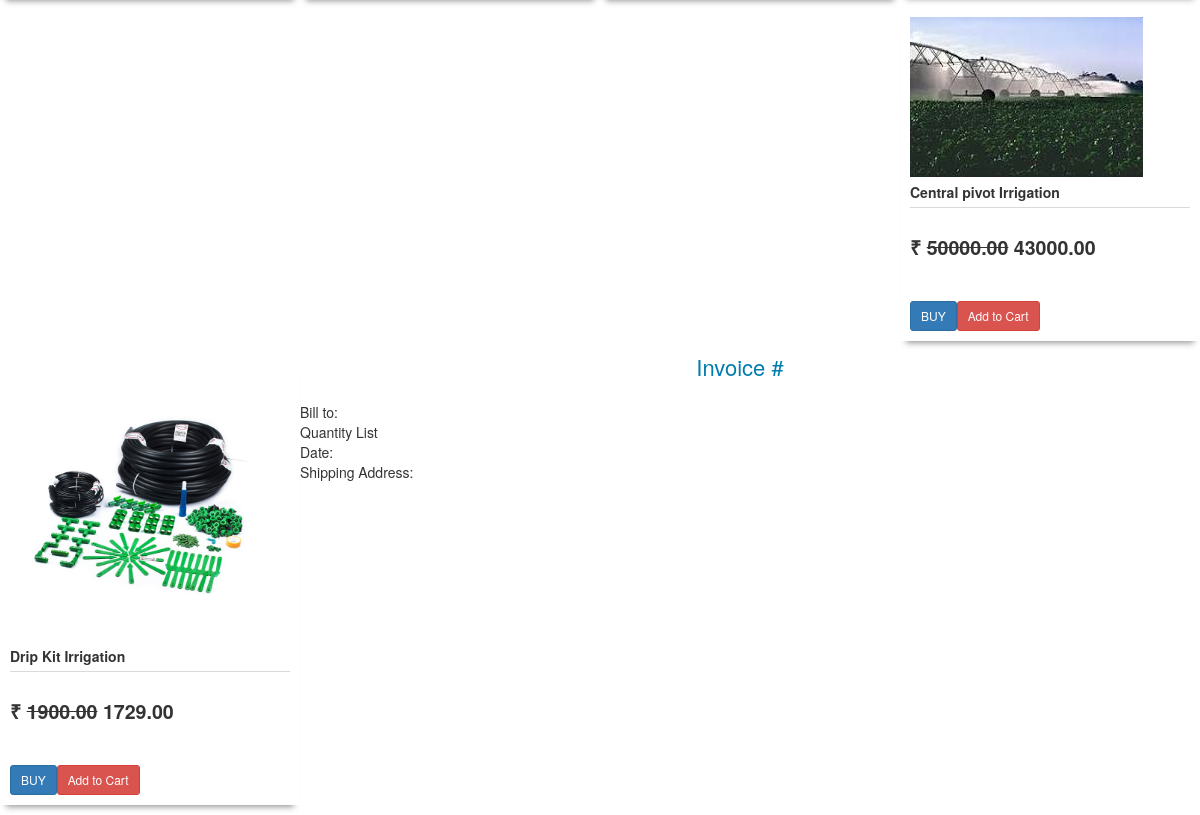
/products/ (lower part), run on an earlier commit of the app's database.
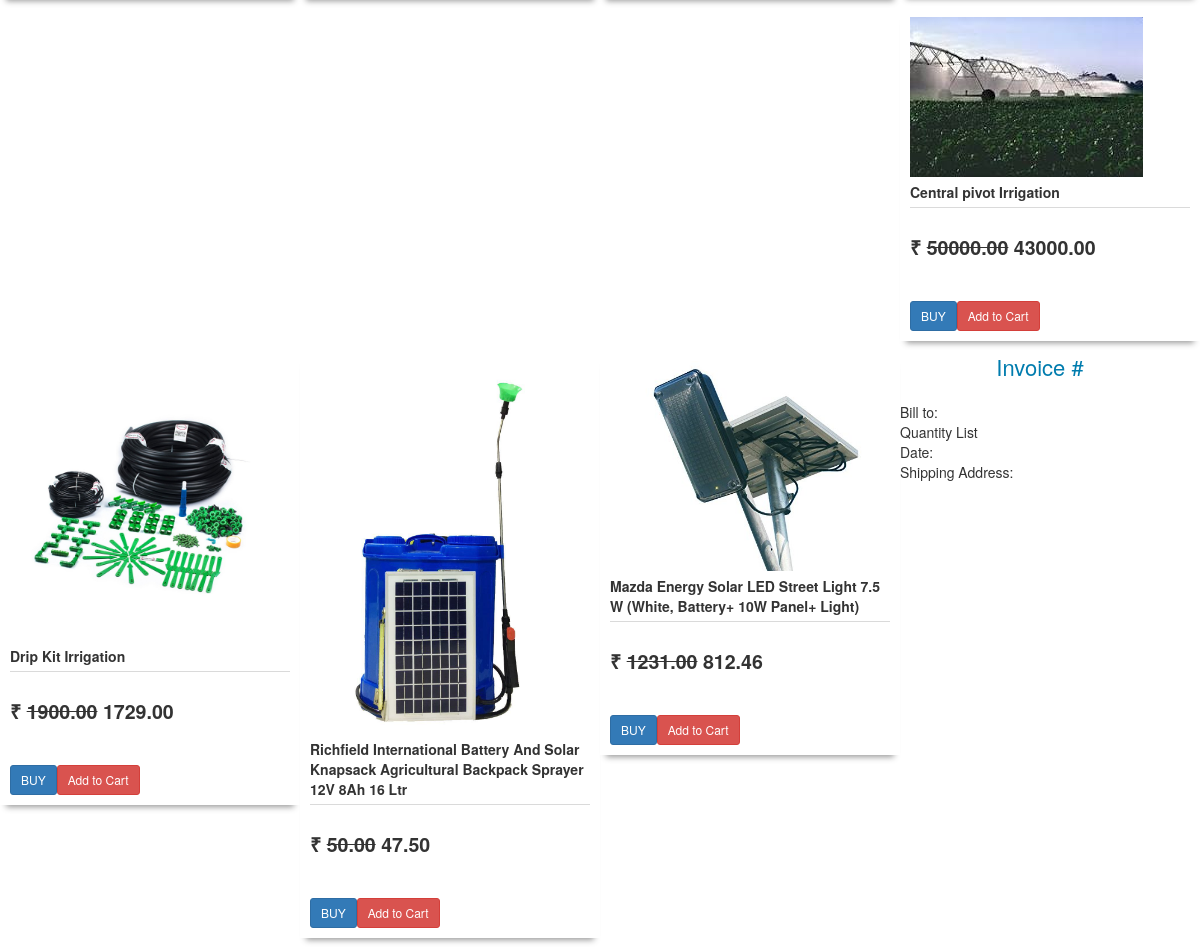
And on a later commit of the database.
### products/models.py (models this page shows, shortened)
class ProductData(models.Model):
	name = models.CharField(null=False, max_length=500)
	description = models.CharField(max_length=500,null=False)
	category = models.ForeignKey(CategoryData,null=False,on_delete=models.CASCADE)
	image = models.FileField()
	sub_category_name = ChainedForeignKey(SubCategoryData, chained_field="category",
                                          chained_model_field="category", null=True)
	brand = models.CharField(null=True, max_length=100)
	mass = models.DecimalField(null=False,decimal_places=2,max_digits=50,default=1)
	unit = models.CharField(max_length=500, blank=False, null=False, default='Kg', choices=STATUS_CHOICES)
	available = models.BooleanField(default=False)
	price = models.DecimalField(null=True,decimal_places=2,max_digits=50)
	discount_percentage = models.DecimalField(null=True,decimal_places=2,max_digits=50)
	discounted_price = models.DecimalField(null=True,decimal_places=2,max_digits=50)
	reviews = models.ManyToManyField('user_panel.Review',blank=True)
	stars = models.DecimalField(default=3,decimal_places=1,max_digits=50)

### products/views.py (the view)
def index(request):
	products = ProductData.objects.all()
	return render(request,'products/home.html',{'products':products})

### templates/products/home.html (shortened to what this page needs)
<!DOCTYPE html>
<html>
<head>
	<link rel="stylesheet" href="https://maxcdn.bootstrapcdn.com/bootstrap/3.3.7/css/bootstrap.min.css">
</head>
<body>
{% for p in products %}
<div class="col-md-3 column productbox">
	<a href="{% url 'products:detail_view' p.id %}">
    <img src="{{p.image.url}}" class="img-responsive">
	</a>
    <div class="producttitle">{{p.name}}</div>
    <div class="productprice">
    	<br>
    	 <div class="pricetext">&#8377; <strike>{{p.price}}</strike> {{p.discounted_price}}</div></div><br><br>
    <div class="pull-left"><a href="#" class="btn btn-primary btn-sm" role="submit">BUY</a></div>
    <span>&nbsp;&nbsp;</span>
    <div class="pull-left"><a onclick="add_to_cart({{p.id}})" class="btn btn-danger btn-sm" role="submit">Add to Cart</a></div>
 </div>
{% endfor %}
{% include "invoice.html" %}
</body>
</html>

### templates/invoice.html (shortened to what this page needs)
 <!DOCTYPE HTML PUBLIC "-//W3C//DTD HTML 4.01 Transitional//EN" "http://www.w3.org/TR/html4/loose.dtd">
 <html>
     <head>
     </head>
     <body>
         <div class='wrapper'>
             <div class='header'>
                 <p class='title'>Invoice {{order.bill}}# </p>
             </div>
         <div>
         <div class='details'>
             Bill to: {{customer.FirstName}} {{customer.LastName}}<br/>
             Quantity List <br/>
             Date: {{order.created}}<br>
             Shipping Address: <br>
             <hr class='hrItem' />
         </div>
     </div>
     </body>
 </html>

### templates/products/home.html (style rules this page uses)
.productbox { background-color:#ffffff; padding:10px; margin-bottom:10px; -webkit-box-shadow: 0 8px 6px -6px #999; -moz-box-shadow: 0 8px 6px -6px #999; box-shadow: 0 8px 6px -6px #999; }
.producttitle { font-weight:bold; padding:5px 0 5px 0; }
.productprice { border-top:1px solid #dadada; padding-top:5px; }
.pricetext { font-weight:bold; font-size:1.4em; }

### templates/invoice.html (style rules this page uses)
body { font-weight: 200; font-size: 14px; }
.header { font-size: 20px; font-weight: 100; text-align: center; color: #007cae; }
.title { font-size: 22px; font-weight: 100; padding: 10px 20px 0px 20px; }
.details { padding: 10px 20px 0px 20px; text-align: left !important; }
.hrItem { border: none; height: 1px; color: #333; background-color: #fff; }

What changed in the data, as far as the page shows it:
added ProductData: image (picture), name "Richfield International Battery And Solar Knapsack Agricultural Backpack Sprayer 12V 8Ah 16 Ltr", price "50.00", discounted_price "47.50"
added ProductData: image (picture), name "Mazda Energy Solar LED Street Light 7.5 W (White, Battery+ 10W Panel+ Light)", price "1231.00", discounted_price "812.46"
